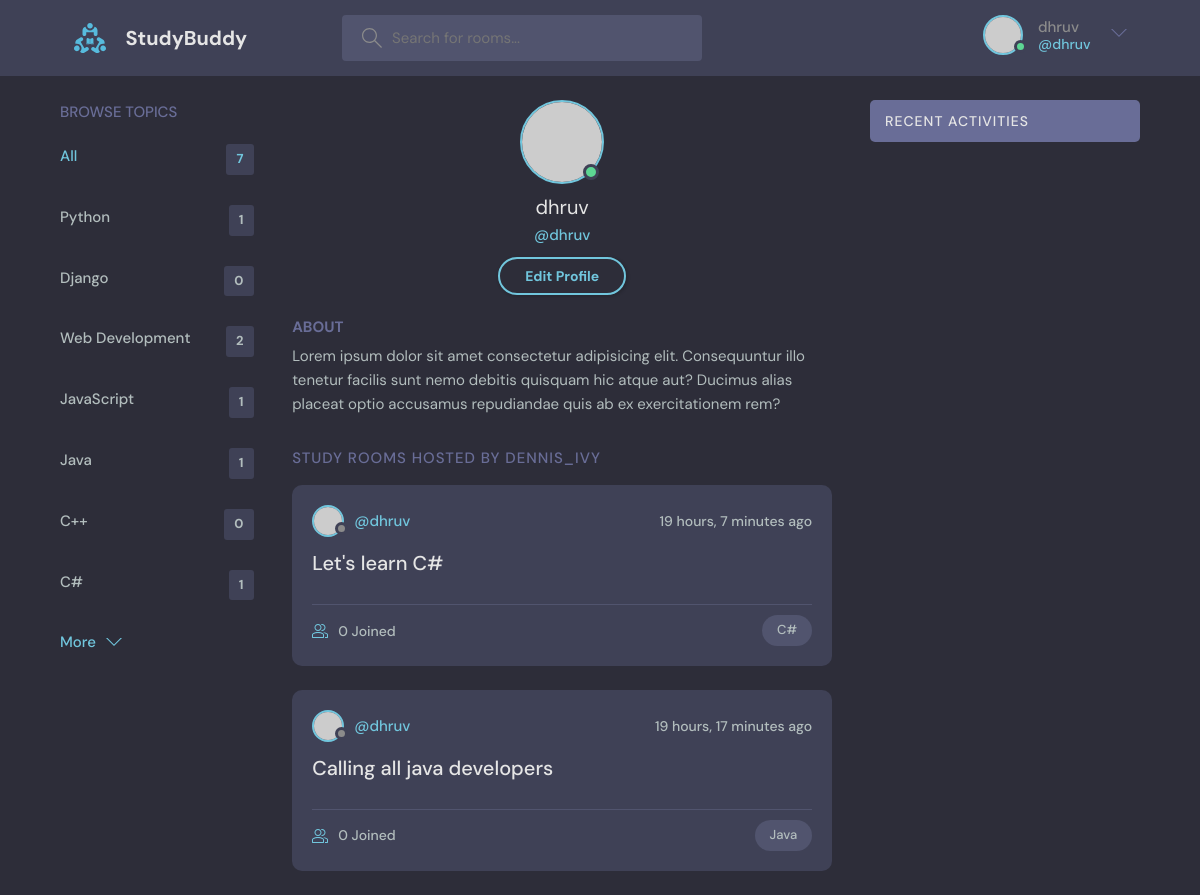
Page /profile/3/ (signed in) on the committed database.
### base/models.py (models this page shows, shortened)
class Topic(models.Model):
    name = models.CharField(max_length=200)

class Room(models.Model):
    host = models.ForeignKey(User, on_delete=models.SET_NULL, null=True)
    topic = models.ForeignKey(Topic, on_delete=models.SET_NULL, null=True)
    name = models.CharField(max_length = 200)
    description = models.TextField(null = True, blank = True)
    participants = models.ManyToManyField(User, related_name='participants', blank=True)
    updated = models.DateTimeField(auto_now=True)
    created = models.DateTimeField(auto_now_add=True)
    class Meta:
        ordering = ['-updated', '-created']

### base/views.py (the view)
# urls.py: path('profile/<str:pk>/', views.user_profile, name="user-profile"),
def user_profile(request, pk):
    user = User.objects.get(id=pk)
    rooms = user.room_set.all()
    room_messages = user.message_set.all()
    topics = Topic.objects.all()
    context = {'user': user, 'rooms': rooms, 'room_messages': room_messages, 'topics': topics}
    return render(request, 'base/profile.html', context)

### base/templates/base/profile.html
{% extends 'main.html' %}
{% block content %}
<main class="profile-page layout layout--3">
    <div class="container">
      {% include 'base/topics_component.html' %}
      <div class="roomList">
        <div class="profile">
          <div class="profile__avatar">
            <div class="avatar avatar--large active">
              <img src="https://randomuser.me/api/portraits/men/11.jpg" />
            </div>
          </div>
          <div class="profile__info">
            <h3>{{user.username}}</h3>
            <p>@{{user.username}}</p>
            {% if request.user == user %}
            <a href="{% url 'update-user' %}" class="btn btn--main btn--pill">Edit Profile</a>
            {% endif %}
          </div>
          <div class="profile__about">
            <h3>About</h3>
            <p>
              Lorem ipsum dolor sit amet consectetur adipisicing elit. Consequuntur illo tenetur
              facilis sunt nemo debitis quisquam hic atque aut? Ducimus alias placeat optio
              accusamus repudiandae quis ab ex exercitationem rem?
            </p>
          </div>
        </div>
        <div class="roomList__header">
          <div>
            <h2>Study Rooms Hosted by dennis_ivy</a>
            </h2>
          </div>
        </div>
        {% include 'base/feed_component.html' %}
      </div>
      {% include 'base/activity_component.html' %}
    </div>
  </main>
{% endblock %}

### templates/navbar.html (shortened to what this page needs)
{%load static%}
<header class="header header--loggedIn">
    <div class="container">
      <a href="{% url 'home' %}" class="header__logo">
        <img src="{% static 'images/logo.svg' %}" />
        <h1>StudyBuddy</h1>
      </a>
      <form class="header__search" method="GET" action="{% url 'home' %}">
        <label>
          <input name="q" placeholder="Search for rooms..." />
        </label>
      </form>
      <nav class="header__menu">
        {% if request.user.is_authenticated %}
        <div class="header__user">
          <a href="profile.html">
            <div class="avatar avatar--medium active">
              <img src="https://randomuser.me/api/portraits/men/37.jpg" />
            </div>
            <p>{{request.user.username}}<span>@{{request.user.username}}</span></p>
          </a>
          <button class="dropdown-button">
            <svg version="1.1" xmlns="http://www.w3.org/2000/svg" width="32" height="32" viewBox="0 0 32 32">
              <title>chevron-down</title>
              <path d="M16 21l-13-13h-3l16 16 16-16h-3l-13 13z"></path>
            </svg>
          </button>
        </div>
        {% else %}
        <a href="{% url 'login' %}">
          <img src="{% static 'images/avatar.svg' %}" />
          <p>Login</p>
        </a>
        {% endif %}
      </nav>
    </div>
  </header>

### base/templates/base/topics_component.html
<div class="topics">
    <div class="topics__header">
      <h2>Browse Topics</h2>
    </div>
    <ul class="topics__list">
      <li>
        <a href="{% url 'home' %}" class="active">All <span>{{topics.count}}</span></a>
      </li>
      {% for topic in topics %}
      <li>
        <a href="{% url 'home' %}?q={{topic.name}}">{{topic.name}}<span>{{topic.room_set.all.count}}</span></a>
      </li>
      {% endfor %}
    </ul>
    <a class="btn btn--link" href="topics.html">
      More
      <svg version="1.1" xmlns="http://www.w3.org/2000/svg" width="32" height="32" viewBox="0 0 32 32">
        <title>chevron-down</title>
        <path d="M16 21l-13-13h-3l16 16 16-16h-3l-13 13z"></path>
      </svg>
    </a>
</div>

### base/templates/base/feed_component.html (shortened to what this page needs)
{%for room in rooms%}
<div class="roomListRoom">
    <div class="roomListRoom__header">
      <a href="{% url 'user-profile' room.host.id %}" class="roomListRoom__author">
        <div class="avatar avatar--small">
          <img src="https://randomuser.me/api/portraits/women/11.jpg" />
        </div>
        <span>@{{room.host.username}}</span>
      </a>
      <div class="roomListRoom__actions">
        <span>{{room.created | timesince}} ago</span>
      </div>
    </div>
    <div class="roomListRoom__content">
      <a href="{% url 'room' room.id %}">{{room.name}}</a>
    </div>
    <div class="roomListRoom__meta">
      <a href="{% url 'room' room.id %}" class="roomListRoom__joined">
        {{room.participants.all.count}} Joined
      </a>
      <p class="roomListRoom__topic">{{room.topic.name}}</p>
    </div>
  </div>
{% endfor %}

### rows in the picture
Topic: name "Python", room_set.all.count "1"
Topic: name "Django", room_set.all.count "0"
Topic: name "Web Development", room_set.all.count "2"
Topic: name "JavaScript", room_set.all.count "1"
Topic: name "Java", room_set.all.count "1"
Topic: name "C++", room_set.all.count "0"
Topic: name "C#", room_set.all.count "1"
Room: host.username "dhruv", created "19 hours, 7 minutes", name "Let's learn C#", participants.all.count "0", topic.name "C#"
Room: host.username "dhruv", created "19 hours, 17 minutes", name "Calling all java developers", participants.all.count "0", topic.name "Java"

### other values in the picture
{{ request.user.username }} "dhruv"
{{ topics.count }} "7"
{{ user.username }} "dhruv"
